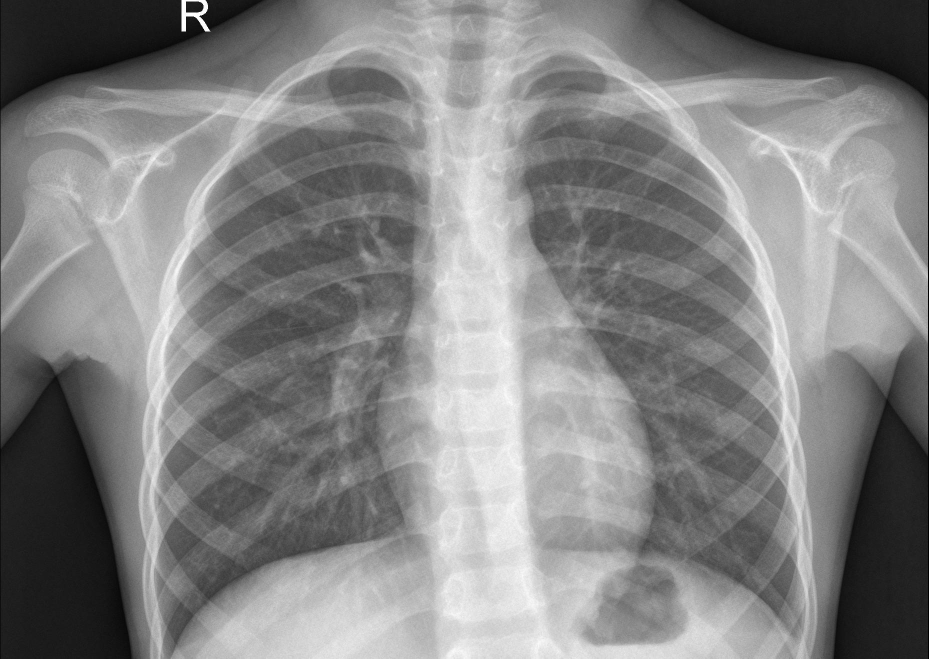
#> input picture sample_images/normal_IM-0001-0001.jpeg, 1857 x 1317 px (shown at 1/2 size)
$ python -i analyze_domain_shift.py   (imports and definitions only)
#> lines starting #> are read from the running program, lines starting #| are printed output that depends on the picture
#!/usr/bin/env python3
"""Measure source separability with label-matched and label-stratified controls."""

from __future__ import annotations

import argparse
import json
import math
import sys
from collections import Counter
from pathlib import Path
from typing import Any

import numpy as np
from PIL import Image
from sklearn.ensemble import RandomForestClassifier
from sklearn.metrics import accuracy_score, roc_auc_score
from sklearn.model_selection import StratifiedGroupKFold

PROJECT_ROOT = Path(__file__).resolve().parents[1]
if str(PROJECT_ROOT) not in sys.path:
    sys.path.insert(0, str(PROJECT_ROOT))
from scripts.audit_integrity import filename_group_id  # noqa: E402

FEATURE_NAMES = [
    "mean",
    "std",
    "p10",
    "median",
    "p90",
    "border_mean",
    "border_std",
    "center_mean",
    "center_std",
    "aspect_ratio",
    "entropy",
]
MODEL_FEATURE_INDICES = [
    index for index, name in enumerate(FEATURE_NAMES) if name != "aspect_ratio"
]


def image_features(path: Path) -> list[float]:
    with Image.open(path) as image:
#> image is the input picture: PIL image 1857x1317 L; min 0, max 255, mean 131
        gray = np.asarray(
            image.convert("L").resize((128, 128)), dtype=np.float32
        ) / 255.0
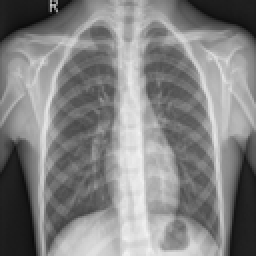
#> gray: shape (128, 128) float32 (shown 2 times larger); min 0.00392, max 0.945, mean 0.514
        width, height = image.size
#> width = 1857; height = 1317
    border = np.concatenate(
        [gray[:8].ravel(), gray[-8:].ravel(), gray[:, :8].ravel(), gray[:, -8:].ravel()]
    )
#> border = 4096 values, max 0.945 at index 1855, min 0.00392 at index 538, mean 0.379
    center = gray[32:96, 32:96]
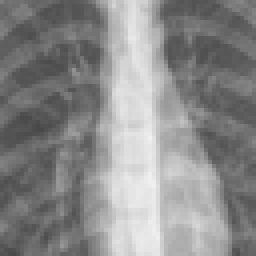
#> center: shape (64, 64) float32 (shown 4 times larger); min 0.282, max 0.945, mean 0.542
    hist, _ = np.histogram(gray, bins=32, range=(0, 1), density=False)
#> hist = 32 values, max 1139 at index 3, min 0 at index 31, mean 512
    prob = hist / max(hist.sum(), 1)
#> prob = 32 values, max 0.0695 at index 3, min 0 at index 31, mean 0.0312
    entropy = -sum(
        float(value) * math.log(float(value) + 1e-12) for value in prob
    )
#> entropy = 3.17
    return [
        float(gray.mean()),
        float(gray.std()),
        float(np.quantile(gray, 0.1)),
        float(np.quantile(gray, 0.5)),
        float(np.quantile(gray, 0.9)),
        float(border.mean()),
        float(border.std()),
        float(center.mean()),
        float(center.std()),
        float(width / height),
        float(entropy),
    ]


# [219 lines left out: functions _evenly_spaced, collect, select_label_matched, _counts, evaluate_source_classifier, parse_args and 1 more, not called in this run]


# [2 lines not run here, left out]

>>> result = image_features('../sample_images/normal_IM-0001-0001.jpeg')
#> result = [0.514, 0.222, 0.125, 0.518, 0.799, 0.379, 0.269, 0.542, 0.186, 1.41, 3.17]
